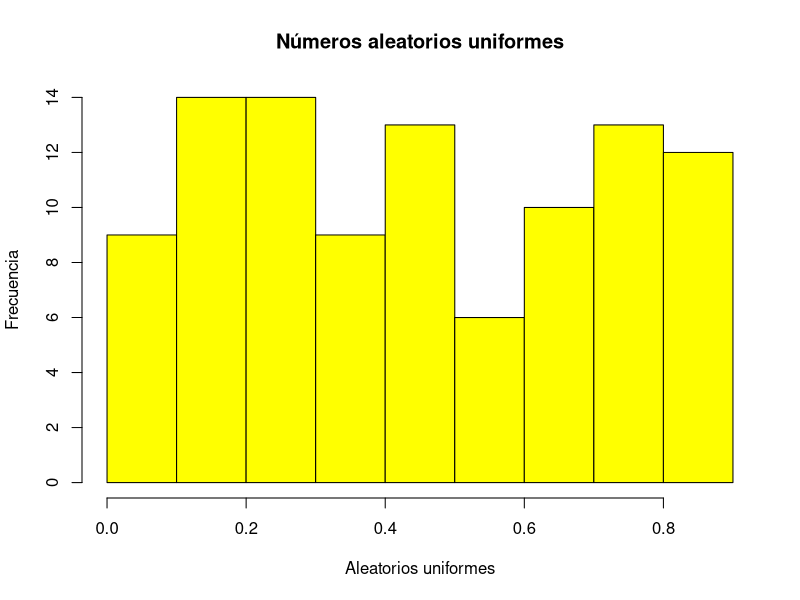

Recreate this plot in R.
## ---- chunk 1
3 + 2
## ---- chunk 2
#| echo: false
2 * 2
## ---- chunk 3
#| label: fig-hist1
#| fig-cap: "Un histograma"
hist(runif(100), main="Números aleatorios uniformes",ylab="Frecuencia", xlab="Aleatorios uniformes", col='yellow')
